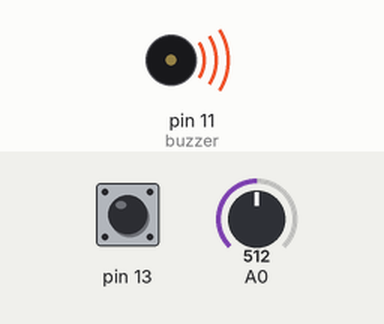
This sketch was run on a simulated Arduino Uno, built with avr-gcc and run on an emulated ATmega328P. Shown: buzzer (waves = sounding). Inputs (shaded band) come from the test bench; at power-on: A0 = 512, pin 13 HIGH. What the sketch prints to the serial monitor is not drawn.

Above: at 1.2 s.
1.3 s: A0 set to 125
2.8 s: A0 set to 114
At 3.6 s:
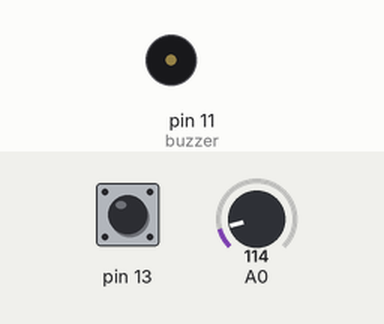
4.4 s: A0 set to 122
At 4.7 s:
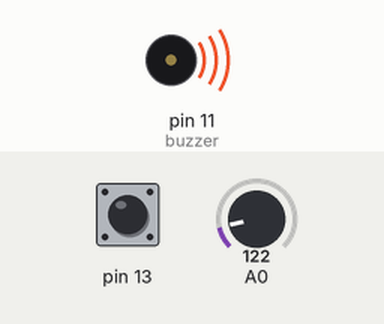
5.9 s: A0 set to 0
At 7.2 s:
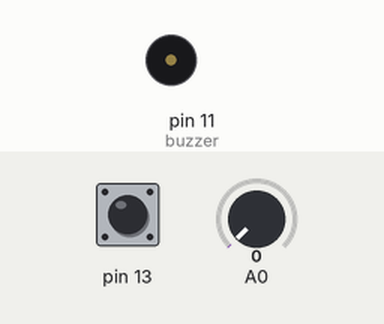
Timing chart, 0 to 8.5 s (numbered marks = the images above; inputs shaded):
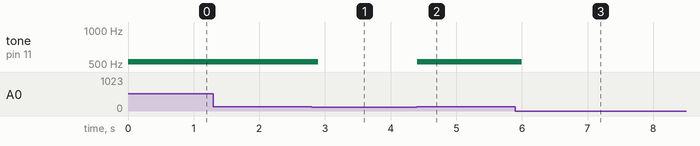

Measured:
- the behaviour switches between 120 and 119 on A0 (found by bisection; images 0 and 1)
- after the input at 2.8 s, tone on pin 11 (buzzer): 523 Hz → silent after 0.10 s
- after the input at 4.4 s, tone on pin 11 (buzzer): silent → 523 Hz at once
- after the input at 5.9 s, tone on pin 11 (buzzer): 523 Hz → silent after 0.10 s

The sketch:

GasDetector.ino
```cpp
// C++ code
//Created by *Daniela Pinheiro *Pedro Fagundes *Samuel Buitrago
int motor = 12;
int sensor = 0;
int buzzer = 11;
int bot = 13;
int limiar = 120;
bool mudou = true;

void setup()
{
Serial.begin(9600);
pinMode(buzzer,OUTPUT);
}

void loop()
{
  sensor = analogRead(A0);
  bot = digitalRead(13);
  Serial.println(bot);

  if(bot!=1){
  mudou=false;
  }

  if (mudou == true)
  {
  	if (sensor >= limiar)
 	{
    	digitalWrite(motor,HIGH);
    	tone(buzzer,523,100);
  	}
  	else
    	digitalWrite(motor,LOW);

  	}

  else
  {
    delay(2000);
    mudou = true;
    digitalWrite(motor,LOW);

  }


}
```
